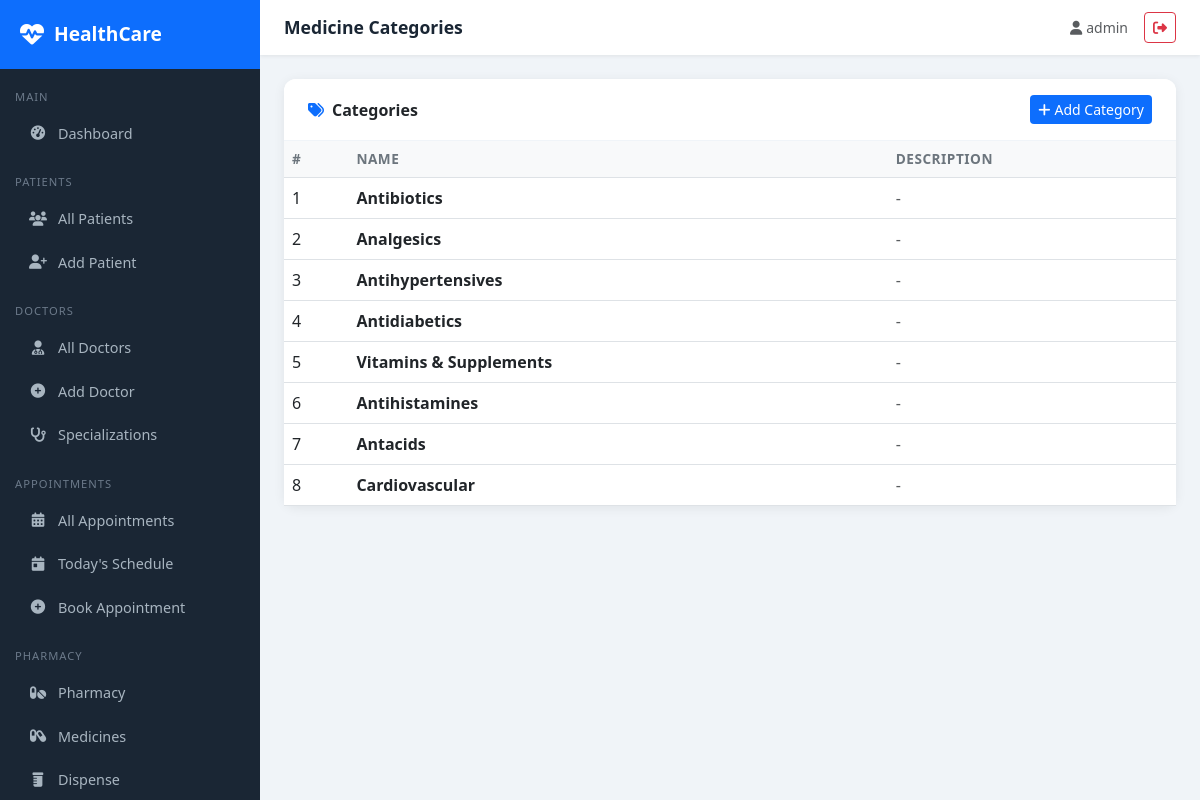
The page /pharmacy/categories/ (signed in) on the database its author committed.
### pharmacy/models.py (models this page shows, shortened)
class MedicineCategory(models.Model):
    name = models.CharField(max_length=100, unique=True)
    description = models.TextField(blank=True)
    class Meta:
        verbose_name_plural = "Medicine Categories"

### pharmacy/views.py (the view)
# urls.py: path('categories/', views.category_list, name='category_list'),
@login_required
def category_list(request):
    categories = MedicineCategory.objects.all()
    return render(request, 'pharmacy/category_list.html', {'categories': categories})

### templates/pharmacy/category_list.html (shortened to what this page needs)
{% extends 'base/base.html' %}
{% block page_title %}Medicine Categories{% endblock %}
{% block content %}
<div class="card">
    <div class="card-header py-3 px-4 d-flex justify-content-between align-items-center">
        <span><i class="fas fa-tags text-primary me-2"></i>Categories</span>
        <a href="{% url 'category_create' %}" class="btn btn-primary btn-sm"><i class="fas fa-plus me-1"></i>Add Category</a>
    </div>
    <div class="card-body p-0">
        <table class="table table-hover mb-0">
            <thead><tr><th>#</th><th>Name</th><th>Description</th></tr></thead>
            <tbody>
            {% for c in categories %}
            <tr><td>{{ forloop.counter }}</td><td class="fw-semibold">{{ c.name }}</td><td class="text-muted">{{ c.description|default:"-" }}</td></tr>
            {% empty %}<tr><td colspan="3" class="text-center text-muted py-4">No categories yet.</td></tr>
            {% endfor %}
            </tbody>
        </table>
    </div>
</div>
{% endblock %}

### templates/base/base.html (shortened to what this page needs)
<!DOCTYPE html>
<html lang="en">
<head>
    <link href="https://cdn.jsdelivr.net/npm/bootstrap@5.3.0/dist/css/bootstrap.min.css" rel="stylesheet">
    <link href="https://cdnjs.cloudflare.com/ajax/libs/font-awesome/6.4.0/css/all.min.css" rel="stylesheet">
</head>
<body>
{% if user.is_authenticated %}
<div class="sidebar">
    <div class="sidebar-brand">
        <i class="fas fa-heartbeat"></i>
        <span>HealthCare</span>
    </div>
    <nav class="mt-2">
        <div class="nav-section">Main</div>
        <a href="{% url 'dashboard' %}" class="nav-link {% if request.resolver_match.url_name == 'dashboard' %}active{% endif %}">
            <i class="fas fa-tachometer-alt"></i> Dashboard
        </a>
        <div class="nav-section">Patients</div>
        <a href="{% url 'patient_list' %}" class="nav-link {% if 'patient' in request.resolver_match.url_name %}active{% endif %}">
            <i class="fas fa-users"></i> All Patients
        </a>
        <a href="{% url 'patient_create' %}" class="nav-link">
            <i class="fas fa-user-plus"></i> Add Patient
        </a>
        <div class="nav-section">Doctors</div>
        <a href="{% url 'doctor_list' %}" class="nav-link {% if 'doctor' in request.resolver_match.url_name %}active{% endif %}">
            <i class="fas fa-user-md"></i> All Doctors
        </a>
        <a href="{% url 'doctor_create' %}" class="nav-link">
            <i class="fas fa-plus-circle"></i> Add Doctor
        </a>
        <a href="{% url 'specialization_list' %}" class="nav-link">
            <i class="fas fa-stethoscope"></i> Specializations
        </a>
        <div class="nav-section">Appointments</div>
        <a href="{% url 'appointment_list' %}" class="nav-link {% if 'appointment' in request.resolver_match.url_name %}active{% endif %}">
            <i class="fas fa-calendar-alt"></i> All Appointments
        </a>
        <a href="{% url 'today_appointments' %}" class="nav-link">
            <i class="fas fa-calendar-day"></i> Today's Schedule
        </a>
        <a href="{% url 'appointment_create' %}" class="nav-link">
            <i class="fas fa-plus-circle"></i> Book Appointment
        </a>
        <div class="nav-section">Pharmacy</div>
        <a href="{% url 'pharmacy_dashboard' %}" class="nav-link">
            <i class="fas fa-pills"></i> Pharmacy
        </a>
        <a href="{% url 'medicine_list' %}" class="nav-link">
            <i class="fas fa-capsules"></i> Medicines
        </a>
        <a href="{% url 'dispense_medicine' %}" class="nav-link">
            <i class="fas fa-prescription-bottle"></i> Dispense
        </a>
    </nav>
</div>
<div class="main-content">
    <div class="topbar">
        <span class="topbar-title">{% block page_title %}HealthCare Portal{% endblock %}</span>
        <div class="d-flex align-items-center gap-3">
            <span class="text-muted small"><i class="fas fa-user me-1"></i>{{ user.get_full_name|default:user.username }}</span>
            <a href="{% url 'logout' %}" class="btn btn-sm btn-outline-danger"><i class="fas fa-sign-out-alt"></i></a>
        </div>
    </div>
    <div class="page-content">
        {% block content %}{% endblock %}
    </div>
</div>
{% else %}
{% block public_content %}{% endblock %}
{% endif %}
</body>
</html>

### templates/base/base.html (style rules this page uses)
:root { --primary: #0d6efd; --sidebar-bg: #1a2634; --sidebar-width: 260px; }
body { background: #f0f4f8; font-family: 'Segoe UI', sans-serif; }
.sidebar { position: fixed; top: 0; left: 0; height: 100vh; width: var(--sidebar-width); background: var(--sidebar-bg); z-index: 1000; overflow-y: auto; transition: all 0.3s; }
.sidebar-brand { padding: 20px; background: #0d6efd; color: white; font-size: 1.2rem; font-weight: 700; display: flex; align-items: center; gap: 10px; }
.sidebar-brand i { font-size: 1.5rem; }
.nav-section { padding: 10px 15px 5px; font-size: 0.7rem; color: #6c7a8a; text-transform: uppercase; letter-spacing: 1px; margin-top: 10px; }
.sidebar .nav-link { color: #a8b5c0; padding: 10px 20px; border-radius: 8px; margin: 2px 8px; display: flex; align-items: center; gap: 10px; font-size: 0.9rem; transition: all 0.2s; }
.sidebar .nav-link i { width: 20px; text-align: center; }
.main-content { margin-left: var(--sidebar-width); min-height: 100vh; }
.topbar { background: #fff; padding: 12px 24px; box-shadow: 0 1px 4px rgba(0,0,0,0.08); display: flex; justify-content: space-between; align-items: center; position: sticky; top: 0; z-index: 999; }
.topbar-title { font-weight: 600; color: #1a2634; font-size: 1.1rem; }
.page-content { padding: 24px; }
.card { border: none; border-radius: 12px; box-shadow: 0 2px 12px rgba(0,0,0,0.07); }
.card-header { background: #fff; border-bottom: 1px solid #f0f4f8; border-radius: 12px 12px 0 0 !important; font-weight: 600; }
.table th { font-weight: 600; background: #f8f9fa; font-size: 0.85rem; text-transform: uppercase; letter-spacing: 0.5px; color: #6c757d; }
.btn-primary { background: #0d6efd; border: none; }

### rows shown on the page
MedicineCategory: name "Antibiotics", description "-"
MedicineCategory: name "Analgesics", description "-"
MedicineCategory: name "Antihypertensives", description "-"
MedicineCategory: name "Antidiabetics", description "-"
MedicineCategory: name "Vitamins & Supplements", description "-"
MedicineCategory: name "Antihistamines", description "-"
MedicineCategory: name "Antacids", description "-"
MedicineCategory: name "Cardiovascular", description "-"

### other values the page prints
{{ user.get_full_name|default:user.username }} "admin"
